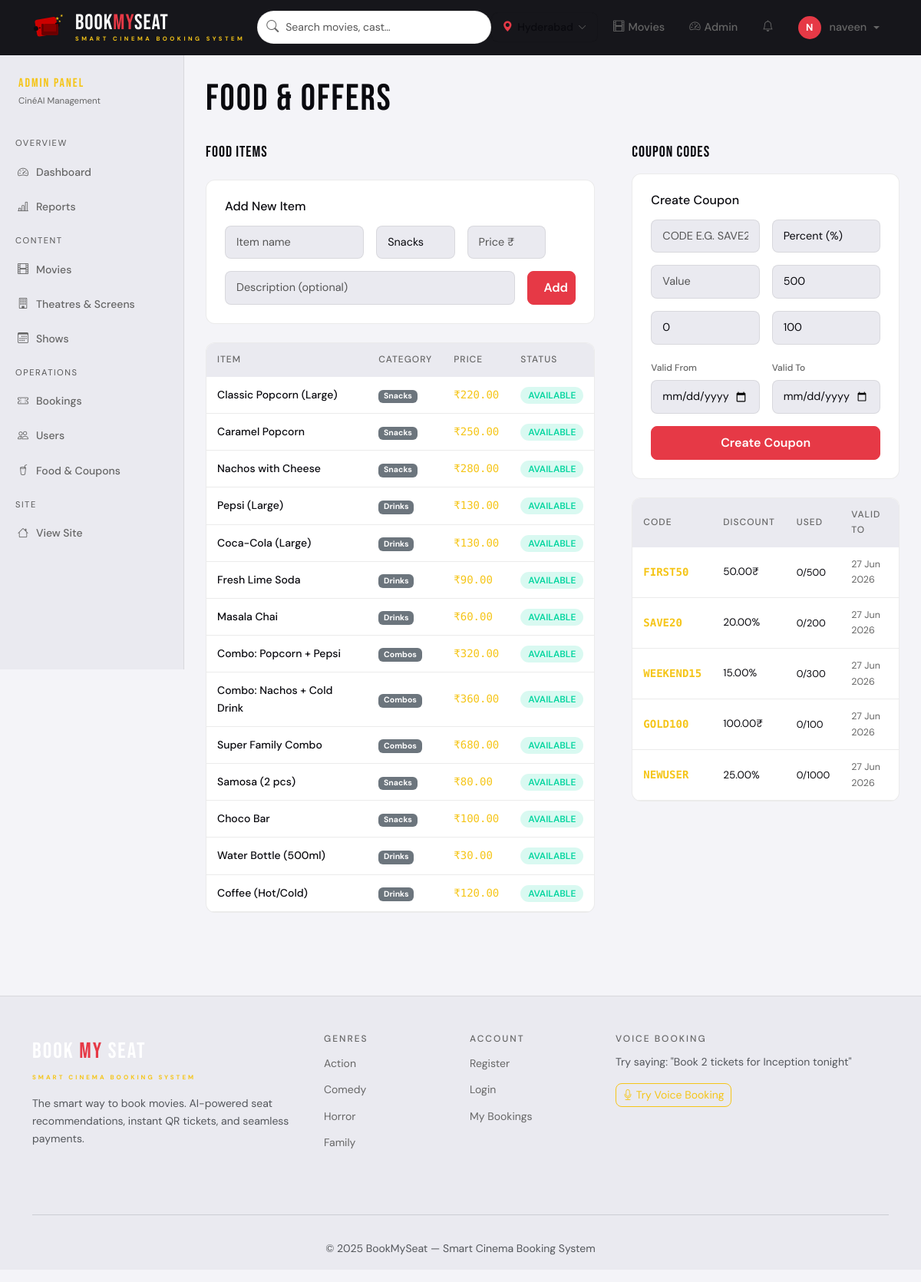
The app's page /admin-panel/food/ (signed in) with its own data.
### bookings/models.py (models this page shows, shortened)
class FoodItem(models.Model):
    CATEGORY_CHOICES = [
        ('snacks', 'Snacks'),
        ('drinks', 'Drinks'),
        ('combos', 'Combos'),
    ]
    name = models.CharField(max_length=100)
    category = models.CharField(max_length=20, choices=CATEGORY_CHOICES, default='snacks')
    price = models.DecimalField(max_digits=8, decimal_places=2)
    description = models.CharField(max_length=200, blank=True)
    image_url = models.URLField(blank=True)
    is_available = models.BooleanField(default=True)

class Coupon(models.Model):
    code = models.CharField(max_length=20, unique=True)
    discount_type = models.CharField(max_length=10,
                                     choices=[('percent', 'Percent'), ('flat', 'Flat Amount')])
    discount_value = models.DecimalField(max_digits=8, decimal_places=2)
    min_order_value = models.DecimalField(max_digits=8, decimal_places=2, default=0)
    max_discount = models.DecimalField(max_digits=8, decimal_places=2, default=500)
    valid_from = models.DateField()
    valid_to = models.DateField()
    usage_limit = models.PositiveIntegerField(default=100)
    used_count = models.PositiveIntegerField(default=0)
    is_active = models.BooleanField(default=True)

### admin_panel/views.py (the view)
# urls.py: path('food/', views.food_list, name='food_list'),
@login_required
@admin_required
def food_list(request):
    foods = FoodItem.objects.all()
    coupons = Coupon.objects.all()
    return render(request, 'admin_panel/food_list.html',
                  {'foods': foods, 'coupons': coupons})

### admin_panel/views.py (called while the page is built)
def is_admin(user):
    return user.is_authenticated and (user.is_staff or user.is_superuser)

### templates/admin_panel/food_list.html (shortened to what this page needs)
{% extends 'admin_panel/base_admin.html' %}
{% block admin_content %}
<h2 style="font-family:var(--font-display);letter-spacing:2px;margin-bottom:28px">FOOD & OFFERS</h2>
<div class="row g-5">
  <div class="col-lg-7">
    <div class="d-flex justify-content-between align-items-center mb-3">
      <h5 style="font-family:var(--font-display);letter-spacing:1px">FOOD ITEMS</h5>
    </div>
    <div class="admin-table-wrap p-4 mb-4">
      <h6 style="margin-bottom:16px">Add New Item</h6>
      <form method="post" action="{% url 'admin_panel:food_add' %}">{% csrf_token %}
        <div class="row g-3">
          <div class="col-md-5"><input type="text" name="name" class="form-control" placeholder="Item name" required></div>
          <div class="col-md-3">
            <select name="category" class="form-select">
              <option value="snacks">Snacks</option>
            </select>
          </div>
          <div class="col-md-3"><input type="number" name="price" class="form-control" placeholder="Price ₹" step="0.5" required></div>
          <div class="col-md-10"><input type="text" name="description" class="form-control" placeholder="Description (optional)"></div>
          <div class="col-md-2"><button type="submit" class="btn btn-primary w-100">Add</button></div>
        </div>
      </form>
    </div>
    <div class="admin-table-wrap">
      <table class="admin-table">
        <thead><tr><th>Item</th><th>Category</th><th>Price</th><th>Status</th></tr></thead>
        <tbody>
          {% for item in foods %}
          <tr>
            <td style="font-weight:500">{{ item.name }}</td>
            <td><span class="badge bg-secondary">{{ item.get_category_display }}</span></td>
            <td class="mono" style="color:var(--accent-gold)">₹{{ item.price }}</td>
            <td><span class="booking-status {% if item.is_available %}status-confirmed{% else %}status-cancelled{% endif %}">{% if item.is_available %}Available{% else %}Unavailable{% endif %}</span></td>
          </tr>
          {% empty %}
          <tr><td colspan="4" class="text-center text-muted py-3">No food items yet</td></tr>
          {% endfor %}
        </tbody>
      </table>
    </div>
  </div>
  <div class="col-lg-5">
    <h5 style="font-family:var(--font-display);letter-spacing:1px;margin-bottom:16px">COUPON CODES</h5>
    <div class="admin-table-wrap p-4 mb-4">
      <h6 style="margin-bottom:16px">Create Coupon</h6>
      <form method="post" action="{% url 'admin_panel:coupon_add' %}">{% csrf_token %}
        <div class="row g-3">
          <div class="col-6"><input type="text" name="code" class="form-control" placeholder="Code e.g. SAVE20" style="text-transform:uppercase" required></div>
          <div class="col-6">
            <select name="discount_type" class="form-select">
              <option value="percent">Percent (%)</option>
            </select>
          </div>
          <div class="col-6"><input type="number" name="discount_value" class="form-control" placeholder="Value" step="0.5" required></div>
          <div class="col-6"><input type="number" name="max_discount" class="form-control" placeholder="Max discount ₹" value="500"></div>
          <div class="col-6"><input type="number" name="min_order_value" class="form-control" placeholder="Min order ₹" value="0"></div>
          <div class="col-6"><input type="number" name="usage_limit" class="form-control" placeholder="Usage limit" value="100"></div>
          <div class="col-6"><label class="form-label" style="font-size:.75rem">Valid From</label><input type="date" name="valid_from" class="form-control" required></div>
          <div class="col-6"><label class="form-label" style="font-size:.75rem">Valid To</label><input type="date" name="valid_to" class="form-control" required></div>
          <div class="col-12"><button type="submit" class="btn btn-primary w-100">Create Coupon</button></div>
        </div>
      </form>
    </div>
    <div class="admin-table-wrap">
      <table class="admin-table">
        <thead><tr><th>Code</th><th>Discount</th><th>Used</th><th>Valid To</th></tr></thead>
        <tbody>
          {% for coupon in coupons %}
          <tr>
            <td class="mono" style="color:var(--accent-gold);font-weight:700">{{ coupon.code }}</td>
            <td style="font-size:.85rem">{{ coupon.discount_value }}{% if coupon.discount_type == 'percent' %}%{% else %}₹{% endif %}</td>
            <td style="font-size:.8rem">{{ coupon.used_count }}/{{ coupon.usage_limit }}</td>
            <td style="font-size:.78rem;color:var(--text-muted)">{{ coupon.valid_to|date:"d M Y" }}</td>
          </tr>
          {% empty %}
          <tr><td colspan="4" class="text-center text-muted py-3">No coupons yet</td></tr>
          {% endfor %}
        </tbody>
      </table>
    </div>
  </div>
</div>
{% endblock %}

### templates/base.html (shortened to what this page needs)
{% load static %}
<!DOCTYPE html>
<html lang="en" data-theme="{% if request.user.is_authenticated and request.user.profile.dark_mode %}dark{% else %}light{% endif %}">
<head>
  <link href="https://cdn.jsdelivr.net/npm/bootstrap@5.3.2/dist/css/bootstrap.min.css" rel="stylesheet">
  <link href="https://cdn.jsdelivr.net/npm/bootstrap-icons@1.11.3/font/bootstrap-icons.css" rel="stylesheet">
</head>
<body>
<nav class="navbar navbar-expand-lg sticky-top" id="mainNav">
  <div class="container-xl">
    <a class="navbar-brand" href="{% url 'movies:homepage' %}">
      <svg class="brand-logo-svg" width="46" height="46"
           viewBox="0 0 46 46" xmlns="http://www.w3.org/2000/svg">
        <text x="30" y="13" font-size="6" fill="#f5c518">★</text>
        <text x="36" y="9"  font-size="5" fill="#f5c518">★</text>
      </svg>
      <div class="brand-text-wrap">
        <div class="brand-main">
          <span class="w">Book</span><span class="r">My</span><span class="w">Seat</span>
        </div>
        <div class="brand-tagline">Smart Cinema Booking System</div>
      </div>
    </a>
    <div class="collapse navbar-collapse" id="navMenu">
      <div class="nav-search mx-auto">
        <div class="search-wrap">
          <input type="text" id="liveSearch"
                 placeholder="Search movies, cast…" autocomplete="off">
        </div>
      </div>
      <ul class="navbar-nav ms-auto align-items-center gap-2">
        <li class="nav-item">
          <button class="city-selector-btn"
                  onclick="openCityModal()"
                  id="citySelectorBtn">
            <i class="bi bi-geo-alt-fill"></i>
            <span class="city-name" id="selectedCityName">Hyderabad</span>
            <i class="bi bi-chevron-down chevron"></i>
          </button>
        </li>
        <li class="nav-item">
          <a class="nav-link" href="{% url 'movies:homepage' %}">
            <i class="bi bi-film"></i> Movies
          </a>
        </li>
        {% if user.is_authenticated %}
          {% if user.is_staff %}
          <li class="nav-item">
            <a class="nav-link text-warning"
               href="{% url 'admin_panel:dashboard' %}">
              <i class="bi bi-speedometer2"></i> Admin
            </a>
          </li>
          {% endif %}
          <li class="nav-item dropdown">
            <a class="nav-link position-relative"
               href="#" data-bs-toggle="dropdown">
              <i class="bi bi-bell"></i>
            </a>
          </li>
          <li class="nav-item dropdown">
            <a class="nav-link dropdown-toggle user-avatar-btn"
               href="#" data-bs-toggle="dropdown">
              <span class="avatar-circle">
                {{ user.username|first|upper }}
              </span>
              {{ user.username }}
            </a>
          </li>
        {% endif %}
      </ul>
    </div>
  </div>
</nav>
<main>{% block content %}{% endblock %}</main>
<footer class="site-footer">
  <div class="container-xl">
    <div class="row g-4 py-5">
      <div class="col-lg-4">
        <div class="brand-xl mb-3">
          <span style="color:#fff">Book</span>
          <span style="color:#e63946">My</span>
          <span style="color:#fff">Seat</span>
          <div style="font-size:.5rem;letter-spacing:3px;
                      color:var(--accent-gold);
                      font-family:'DM Sans',sans-serif;
                      font-weight:700;margin-top:4px">
            SMART CINEMA BOOKING SYSTEM
          </div>
        </div>
        <p class="text-muted small">
          The smart way to book movies. AI-powered seat recommendations,
          instant QR tickets, and seamless payments.
        </p>
      </div>
      <div class="col-lg-2">
        <h6 class="footer-heading">Genres</h6>
        <ul class="footer-links">
          <li><a href="/?category=action">Action</a></li>
          <li><a href="/?category=comedy">Comedy</a></li>
          <li><a href="/?category=horror">Horror</a></li>
          <li><a href="/?category=family">Family</a></li>
        </ul>
      </div>
      <div class="col-lg-2">
        <h6 class="footer-heading">Account</h6>
        <ul class="footer-links">
          <li><a href="{% url 'accounts:register' %}">Register</a></li>
          <li><a href="{% url 'accounts:login' %}">Login</a></li>
          <li><a href="{% url 'accounts:profile' %}">My Bookings</a></li>
        </ul>
      </div>
      <div class="col-lg-4">
        <h6 class="footer-heading">Voice Booking</h6>
        <p class="text-muted small">
          Try saying: "Book 2 tickets for Inception tonight"
        </p>
        <button class="btn btn-outline-primary btn-sm"
                id="footerVoiceBtn">
          <i class="bi bi-mic"></i> Try Voice Booking
        </button>
      </div>
    </div>
    <hr class="border-secondary">
    <p class="text-center text-muted small py-3">
      © 2025 BookMySeat — Smart Cinema Booking System
    </p>
  </div>
</footer>
</body>
</html>

### records on screen
FoodItem: name "Classic Popcorn (Large)", category "Snacks", price "220.00", is_available "AVAILABLE"
FoodItem: name "Caramel Popcorn", category "Snacks", price "250.00", is_available "AVAILABLE"
FoodItem: name "Nachos with Cheese", category "Snacks", price "280.00", is_available "AVAILABLE"
FoodItem: name "Pepsi (Large)", category "Drinks", price "130.00", is_available "AVAILABLE"
FoodItem: name "Coca-Cola (Large)", category "Drinks", price "130.00", is_available "AVAILABLE"
FoodItem: name "Fresh Lime Soda", category "Drinks", price "90.00", is_available "AVAILABLE"
FoodItem: name "Masala Chai", category "Drinks", price "60.00", is_available "AVAILABLE"
FoodItem: name "Combo: Popcorn + Pepsi", category "Combos", price "320.00", is_available "AVAILABLE"
FoodItem: name "Combo: Nachos + Cold Drink", category "Combos", price "360.00", is_available "AVAILABLE"
FoodItem: name "Super Family Combo", category "Combos", price "680.00", is_available "AVAILABLE"
FoodItem: name "Samosa (2 pcs)", category "Snacks", price "80.00", is_available "AVAILABLE"
FoodItem: name "Choco Bar", category "Snacks", price "100.00", is_available "AVAILABLE"
FoodItem: name "Water Bottle (500ml)", category "Drinks", price "30.00", is_available "AVAILABLE"
FoodItem: name "Coffee (Hot/Cold)", category "Drinks", price "120.00", is_available "AVAILABLE"
Coupon: code "FIRST50", discount_value "50.00", used_count "0", usage_limit "500", valid_to "27 Jun 2026"
Coupon: code "SAVE20", discount_value "20.00", used_count "0", usage_limit "200", valid_to "27 Jun 2026"
Coupon: code "WEEKEND15", discount_value "15.00", used_count "0", usage_limit "300", valid_to "27 Jun 2026"
Coupon: code "GOLD100", discount_value "100.00", used_count "0", usage_limit "100", valid_to "27 Jun 2026"
Coupon: code "NEWUSER", discount_value "25.00", used_count "0", usage_limit "1000", valid_to "27 Jun 2026"

### other values on screen
{{ user.username|first|upper }} "N"
{{ user.username }} "naveen"
